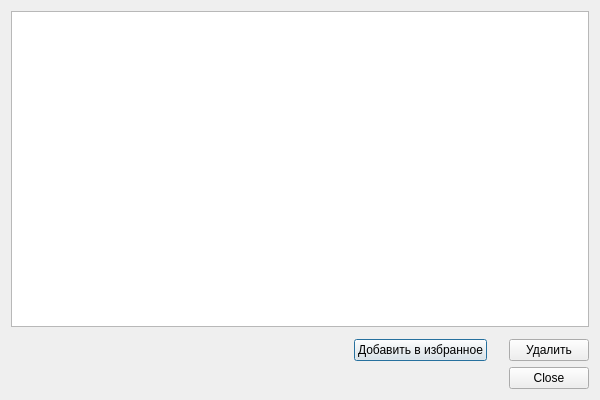
<?xml version="1.0" encoding="UTF-8"?>
<ui version="4.0">
 <class>Dialog</class>
 <widget class="QDialog" name="Dialog">
  <property name="geometry">
   <rect>
    <x>0</x>
    <y>0</y>
    <width>600</width>
    <height>400</height>
   </rect>
  </property>
  <property name="windowTitle">
   <string>История поиска</string>
  </property>
  <layout class="QVBoxLayout" name="verticalLayout_2">
   <item>
    <layout class="QVBoxLayout" name="verticalLayout">
     <property name="spacing">
      <number>12</number>
     </property>
     <item>
      <widget class="QListView" name="listView">
       <property name="editTriggers">
        <set>QAbstractItemView::EditKeyPressed</set>
       </property>
       <property name="alternatingRowColors">
        <bool>true</bool>
       </property>
       <property name="itemAlignment">
        <set>Qt::AlignCenter</set>
       </property>
      </widget>
     </item>
     <item>
      <layout class="QHBoxLayout" name="horizontalLayout">
       <property name="spacing">
        <number>22</number>
       </property>
       <item>
        <spacer name="horizontalSpacer">
         <property name="orientation">
          <enum>Qt::Horizontal</enum>
         </property>
         <property name="sizeHint" stdset="0">
          <size>
           <width>40</width>
           <height>20</height>
          </size>
         </property>
        </spacer>
       </item>
       <item>
        <widget class="QPushButton" name="pushButton_addFavorit">
         <property name="text">
          <string>Добавить в избранное</string>
         </property>
        </widget>
       </item>
       <item>
        <widget class="QPushButton" name="pushButton_delete">
         <property name="text">
          <string>Удалить</string>
         </property>
        </widget>
       </item>
      </layout>
     </item>
    </layout>
   </item>
   <item>
    <widget class="QDialogButtonBox" name="buttonBox">
     <property name="standardButtons">
      <set>QDialogButtonBox::Close</set>
     </property>
    </widget>
   </item>
  </layout>
 </widget>
 <resources/>
 <connections/>
</ui>
